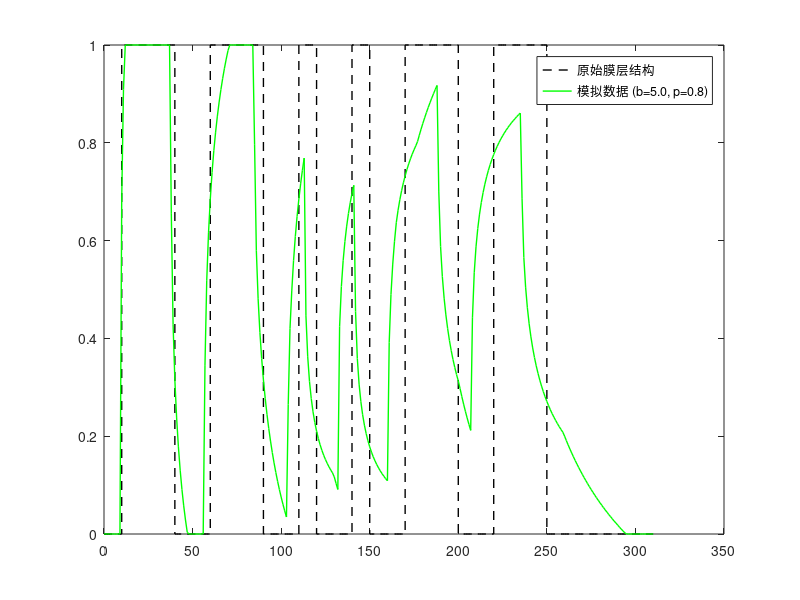

Write the MATLAB code that produced this figure.
%只有CRAS的卷积
%论文的峰值偏移程序
clear,clc
tic
%% 导入数据
b_FR=5;
p_FR=0.8;
q_main=2;
inddis=1;
noiselevel=0;%噪声范围
%------------------------------------------------------------------------------------------------------------------------
%% 卷积
% 构造膜层结构

% % pb
% obj_tn = 30*ones(1,6);
% obj_tn=[obj_tn 50];

%厚度左右移
% obj_tn = [50 5 20 30 20 5 20 30 20 5 20 30];
% % obj_tn = [50 30 20 5 20 30 20 5 20 30 20 5];
% obj_tn=[obj_tn 40];
%  5 20 30 20
%  30 20 5 20
obj_tn = [10 30 20 30 20 10 20 10 20 30 20 30];
obj_tn=[obj_tn 60];

% % % 时间
% % obj_tn = [100 5];
% % obj_tn=[obj_tn 20];
% % % obj_tn = [50 5 20 30 20 5 20 30 20 5 20 30 20 5 20 30 20 5 20 30 20 5 20 30 20 5 20 30];
% % % obj_tn=[obj_tn 50];
% % % obj_tn = 30*ones(1,8);
%------------------------------------------------------------------------------------------------------------------------
tn=obj_tn;
layer=length(tn);
% y=zeros(1,sum(tn)/inddis+1);
z0=zeros(1,layer+1);
for i=1:length(z0)       %分层位置
    if i==1
        z0(1,i)=0; %起始层
    else
        z0(1,i)=z0(1,1)+sum(tn(1:i-1));
    end
end

y=zeros(1,round((z0(end)-z0(1))/inddis+1));
for i=1:1:layer               %建立层结构——奇数浓度为0，偶数浓度为1，层结构奇偶交错
    len=round((z0(i+1)-z0(i))/inddis);
    if mod(i,2)==1     %奇数
        for k=1:1:len
            y(round((z0(i)-z0(1))/inddis)+k)=0;%第一层是0浓度层这边就是0，否则是1
        end
    else %偶数
        for k=1:1:len
            y(round((z0(i)-z0(1))/inddis)+k)=1;
        end
    end
end
%x1为深度，y为成分分布
x1=z0(1):inddis:z0(end);
raA=x1';
depth_data=y';
tcra=raA./q_main;

wide=z0(end);
% 构造A
n=length(raA);
A=zeros(n);
dz=inddis;
g2=@(r)r.*(b_FR+2).*(1+(p_FR-1).*(r.^b_FR)).*q_main./(1+r)./(b_FR+2.*p_FR);
z=@(t,r,b_FR,p_FR,q_main)((b_FR+2).*(1+(p_FR-1).*(r.^b_FR)).*q_main.*t./(b_FR+2.*p_FR));
r=@(z,t,b_FR,p_FR,q_main)nthroot(abs(((z.*(b_FR+2.*p_FR))./(b_FR+2)./q_main./t-1)./(p_FR-1)),b_FR);

if p_FR<1    %凸坑
    for i=2:1:n
        %解决extend部分
        if z(tcra(i),0,b_FR,p_FR,q_main)<(n-1)*dz  %底点没超过膜层总厚度
            e=ceil((z(tcra(i),0,b_FR,p_FR,q_main)-(i-1)*dz)/dz);   %extend
            up=r((i+e-2)*dz,tcra(i),b_FR,p_FR,q_main);  %((i-1)+e)-1
            I_change=integral(g2,0,up);
            A(i,i+e-1)=I_change;
            for h=1:1:e-1
                down=up;
                up=r((i+e-2-h)*dz,tcra(i),b_FR,p_FR,q_main);
                I_change=integral(g2,down,up);
                A(i,i+e-1-h)=I_change;
            end
        else       %底点超过了膜层总厚度
            e=n-i;
            if e>0
                for L=1:1:e
                    up=r((i-2+L)*dz,tcra(i),b_FR,p_FR,q_main); %(i-1)+(L-1)
                    down=r((i-1+L)*dz,tcra(i),b_FR,p_FR,q_main);
                    I_change=integral(g2,down,up);
                    A(i,i-1+L)=I_change;%
                end
                I_change=integral(g2,0,down);
                A(i,n)=I_change;%
            end
            I_change=integral(g2,0,r((n-1)*dz,tcra(i),b_FR,p_FR,q_main));
            A(n,n)=I_change;%
        end
        %解决p=1上面的部分
        k=1;
        while (i-1-k)*dz>z(tcra(i),1,b_FR,p_FR,q_main)    %(i-1)dz为i交界处的深度
            down=r((i-k)*dz,tcra(i),b_FR,p_FR,q_main);
            up=r((i-1-k)*dz,tcra(i),b_FR,p_FR,q_main);
            I_change=integral(g2,down,up);
            A(i,i-k)=I_change;
            k=k+1;
        end
        down=up;
        I_change=integral(g2,down,1);
        A(i,i-k)=I_change;
    end
    I_change=integral(g2,0,1);
    A(1,1)=I_change;

elseif p_FR>1   %凹坑
    for i=2:1:n
        e=ceil(((i-1)*dz-z(tcra(i),0,b_FR,p_FR,q_main))/dz);
        up=r((i-e)*dz,tcra(i),b_FR,p_FR,q_main);  %((i-1)+e))+1
        I_change=integral(g2,0,up);
        A(i,i-e)=I_change;
        for h=1:1:e-1
            down=up;
            up=r((i-e+h)*dz,tcra(i),b_FR,p_FR,q_main);  %(i-1)+e+2
            I_change=integral(g2,down,up);
            A(i,i-e+h)=I_change;
        end

        k=1;
        while (i-1+k)*dz<z(tcra(i),1,b_FR,p_FR,q_main) && (i-1+k)*dz<=(n-1)*dz  %r=1超过了这层 && 没穿
            down=r((i-2+k)*dz,tcra(i),b_FR,p_FR,q_main);
            up=r((i-1+k)*dz,tcra(i),b_FR,p_FR,q_main);
            I_change=integral(g2,down,up);
            A(i,i-1+k)=I_change;
            k=k+1;
        end

        down=up;
        I_change=integral(g2,down,1);
        A(i,i-1+k)=I_change;%
    end
    I_change=integral(g2,0,1);
    A(1,1)=I_change;
elseif p_FR==1
    A=diag(ones(n,1));
end


%gx积分归一化;
for i=1:1:n
    zong=sum(A(i,:))*inddis;
    A(i,:)=A(i,:)./zong;
end
% 构造I_MRI-cra
y=y';
I_MRI_cra=A*y*inddis;


% %  加噪声
num=floor(length(I_MRI_cra)/2); %一半数据点
geintA=randi(length(I_MRI_cra),1,num);%generated random number
for i=1:1:num
    rand_zf = 2*rand() - 1;     %随机生成-1~1的数
    I_MRI_cra(geintA(i),1)=I_MRI_cra(geintA(i),1)+noiselevel*rand_zf;
end

I_MRI_cra(I_MRI_cra>1)=1;%简化版的判断语句
I_MRI_cra(I_MRI_cra<0)=0;

%% 画图
figure
stairs(x1,y,'k--','LineWidth',1)
hold on
plot(raA,I_MRI_cra,'g','LineWidth',1)
legend(sprintf('原始膜层结构'),sprintf('模拟数据 (b=%.1f, p=%.1f)', b_FR, p_FR'))
hold on

AA=[raA y I_MRI_cra];
% % % plot(raA,f_out,'c')%实验数据&反卷积结果
% plot(raA,f_out,'r')%实验数据&反卷积结果
% legend(sprintf('100alfa= %.2f', 100*alfa_cra), sprintf ...
%     ('1000belta = %.2f', 1000*belta_cra),sprintf('7wucha= %.2f', 10^7*wucha))
toc
